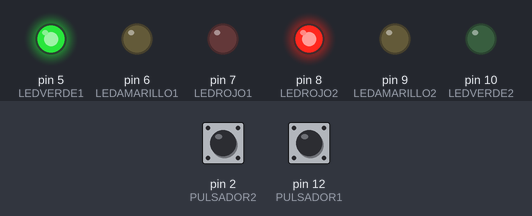
Recording of a sketch running on a simulated Arduino Uno, built with avr-gcc and run on an emulated ATmega328P. On the bench: output pins drawn as LEDs (lit = HIGH). The inputs (shaded band) are chosen by the test bench; at power-on: pin 2 (PULSADOR2) LOW, pin 12 (PULSADOR1) LOW.

Above: at 1.2 s.
1.3 s: pin 2 (PULSADOR2) pulled HIGH for 0.15 s
At 6.8 s:
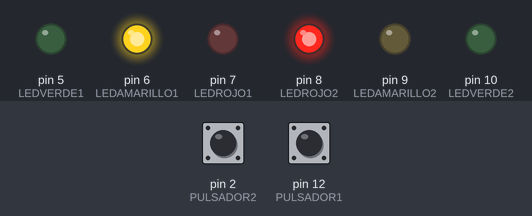
At 9.0 s:
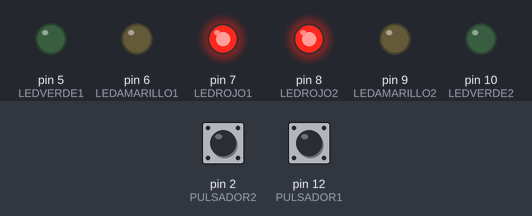
Timing chart, 0 to 10.8 s (numbered marks = the images above; inputs shaded):
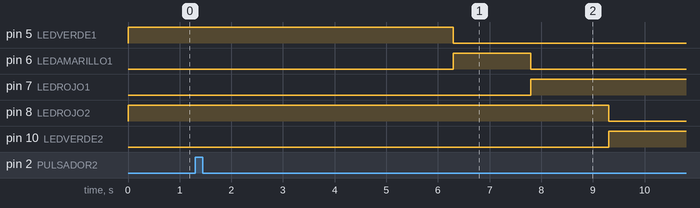

The sketch:

semaforo.ino
```cpp
// Pines utilizados
#define LEDVERDE1 5
#define LEDAMARILLO1 6
#define LEDROJO1 7
#define LEDVERDE2 10
#define LEDAMARILLO2 9
#define LEDROJO2 8
#define PULSADOR1 12
#define PULSADOR2 2


// Variables
bool activo1 = true; // Indica si el semáforo 1 está activo, de lo contrario será el semáforo 2
int tiempoCambio = 1500; // Tiempo de espera entre transición de LEDs
int tiempoEspera = 5000; // Tiempo de espera hasta comenzar transición


void setup() {
  // Iniciamos el monitor serie
  Serial.begin(9600);

  // Modo entrada/salida de los pines

  //Semaforo 1
  pinMode(LEDVERDE1, OUTPUT);
  pinMode(LEDAMARILLO1, OUTPUT);
  pinMode(LEDROJO1, OUTPUT);

  //Semaforo 2
  pinMode(LEDVERDE2, OUTPUT);
  pinMode(LEDAMARILLO2, OUTPUT);
  pinMode(LEDROJO2, OUTPUT);

  pinMode(PULSADOR1, INPUT);
  pinMode(PULSADOR2, INPUT);

  // Apagamos todos los LEDs
  digitalWrite(LEDVERDE1, LOW);
  digitalWrite(LEDAMARILLO1, LOW);
  digitalWrite(LEDROJO1, LOW);
  digitalWrite(LEDVERDE2, LOW);
  digitalWrite(LEDAMARILLO2, LOW);
  digitalWrite(LEDROJO2, LOW);

  // Estado inicial: semáforo 1 activo, semáforo 2 no activo
  digitalWrite(LEDVERDE1, HIGH);
  digitalWrite(LEDROJO2, HIGH);
}

void loop() {
  // Dependiendo del semáforo que tengamos activo
  if (activo1)
  {
    // Está encendido el semáforo 1, comprobamos el pulsador 2
    int valor2 = digitalRead(PULSADOR2);

    // Si hay un peaton esperando, pulsador pulsado
    if (valor2 == HIGH)
    {
      // Encender semáforo 2
      encenderSemaforo2();

      // Semáforo 2 activo
      activo1 = false;
    }
  }
  else
  {
    // Está encendido el semáforo 1, comprobamos el pulsador 1
    int valor1 = digitalRead(PULSADOR1);

    // Si hay un peaton esperando, pulsador pulsado
    if (valor1 == HIGH)
    {
      // Encender semáforo 1
      encenderSemaforo1();

      // Semáforo 1 activo
      activo1 = true;
    }
  }
}

void encenderSemaforo2()
{
  // Apagamos semáforo 1
  // Esperamos
  delay(tiempoEspera);

  // Pasamos a luz amarilla
  digitalWrite(LEDVERDE1, LOW);
  digitalWrite(LEDAMARILLO1, HIGH);

  // Esperamos
  delay(tiempoCambio);

  // Pasamos a luz roja
  digitalWrite(LEDAMARILLO1, LOW);
  digitalWrite(LEDROJO1, HIGH);

  // Encendemos semáforo 2
  // Esperamos
  delay(tiempoCambio);

  // Pasamos a luz amarilla
  digitalWrite(LEDROJO2, LOW);
  digitalWrite(LEDVERDE2, HIGH);
}

void encenderSemaforo1()
{
  // Apagamos semáforo 2
  // Esperamos
  delay(tiempoEspera);

  // Pasamos a luz amarilla
  digitalWrite(LEDVERDE2, LOW);
  digitalWrite(LEDAMARILLO2, HIGH);

  // Esperamos
  delay(tiempoCambio);

  // Pasamos a luz roja
  digitalWrite(LEDAMARILLO2, LOW);
  digitalWrite(LEDROJO2, HIGH);

  // Encendemos semáforo 1
  // Esperamos
  delay(tiempoCambio);

  // Pasamos a luz amarilla
  digitalWrite(LEDROJO1, LOW);
  digitalWrite(LEDVERDE1, HIGH);
}
```

Measured:
- after the input at 1.3 s, pin 5 (LEDVERDE1): HIGH → LOW after 5.0 s; pin 6 (LEDAMARILLO1): LOW → HIGH after 5.0 s, → LOW 1.5 s later; pin 7 (LEDROJO1): LOW → HIGH after 6.5 s; pin 8 (LEDROJO2): HIGH → LOW after 8.0 s; pin 10 (LEDVERDE2): LOW → HIGH after 8.0 s
